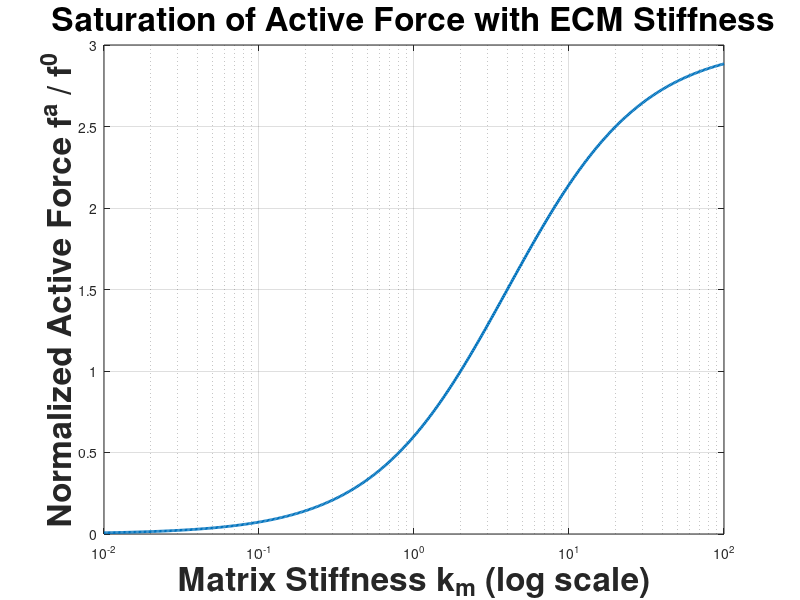

Here is the MATLAB script that generated this plot: (Note: this script raises an error after producing the figure.)
% Parameters
alpha = 3;         % cell polarizability
kc = 1;            % cell stiffness (arbitrary units)
ktilde_c = (1 + alpha) * kc;

% Range of ECM stiffness (km)
km = logspace(-2, 2, 500); % from 0.01 to 100 (log scale)
%km = 0:10:100;
% Compute fa/f0
fa_over_f0 = alpha .* km ./ (ktilde_c + km);

% Plotting
figure;
plot(km, fa_over_f0, 'LineWidth', 2);
set(gca, 'XScale', 'log');
xlabel('Matrix Stiffness k_m (log scale)', 'FontWeight', 'bold', 'FontSize', 24);
ylabel('Normalized Active Force f^a / f^0', 'FontWeight', 'bold', 'FontSize', 24);
title('Saturation of Active Force with ECM Stiffness', 'FontWeight', 'bold', 'FontSize', 24);
grid on;
hold on;
yline(alpha, '--r', ['Saturation level (\alpha = ', num2str(alpha), ')']);
legend('f^a/f^0', 'Location', 'southeast');
hold off;